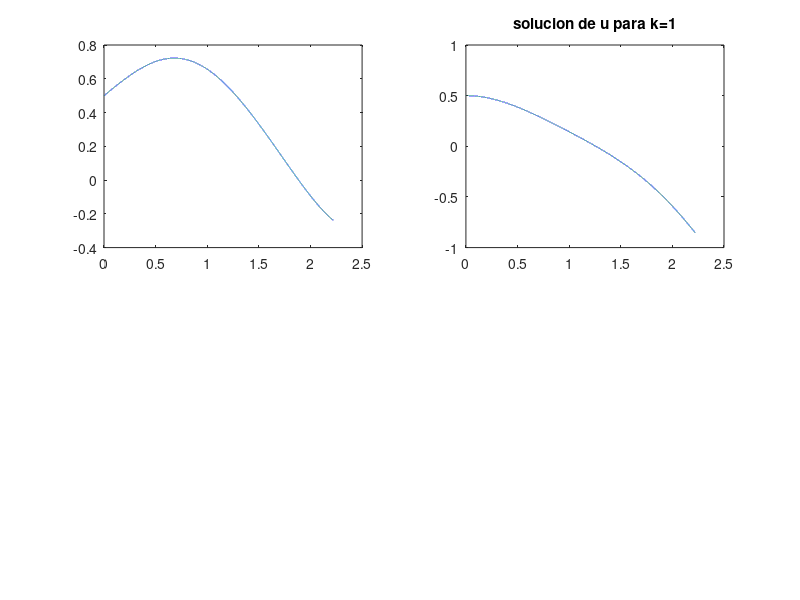
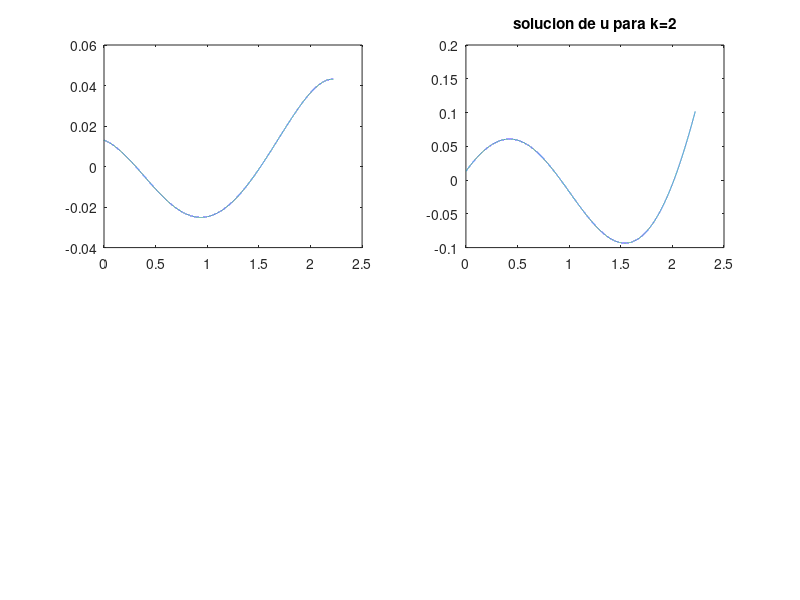
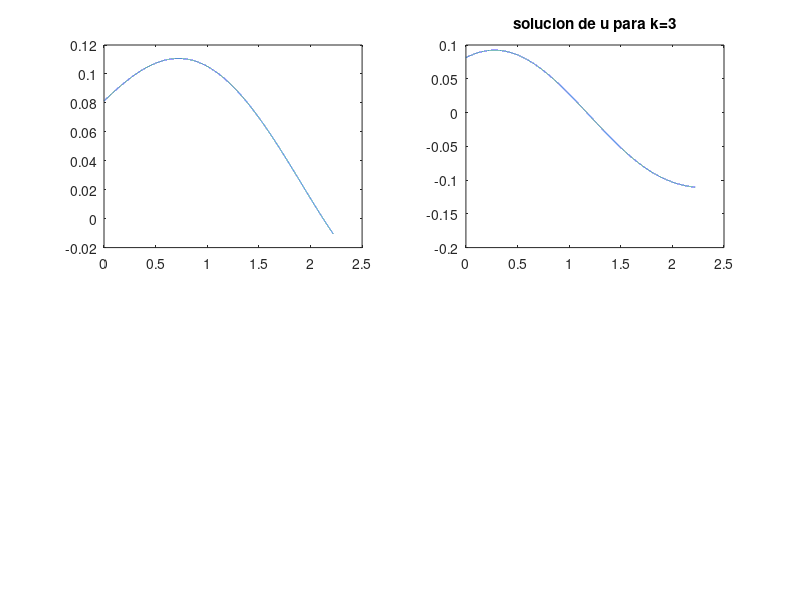
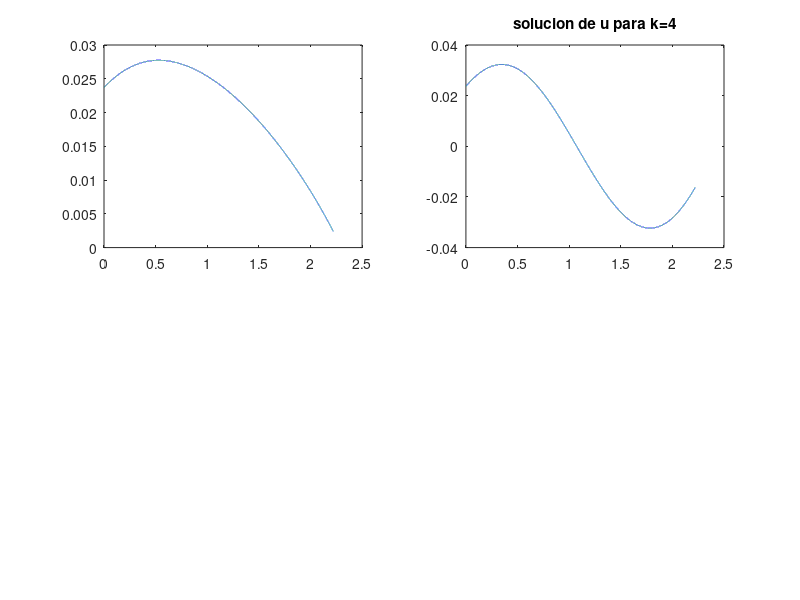

MATLAB code for these plots, in order: (Note: a time limit stopped this script after it produced the figures.)
% RMN-9.003.pdf

close all
clear all

t1 = 0;
t2 = pi/sqrt(2); 
del = 10^(-4);

n = fix(t2/del) + 1

A = [[0,-1, 0, 0];
     [1, 0, 0, 0];
     [0, 0, 0,-1];
     [0, 0, 1, 0]];
 
delta1 = .5
ni1 = 1.5

delta2 = .5
ni2= 1.5

t = del*(1:n);
v = cos(t');
w = ones(n,1);

uy = zeros(n,1);
ux = zeros(n,1);

landa = zeros(4,n);
landa(1,:) = t;

kapa = zeros(4,n);
kapa(2,:) = t;


for k = 1:100
    xx = zeros(4,n);
    x1 = [1;0;0;0];
    xx(:,1) = x1;
    
    for j=1:(n-1)
        y = (1-delta1) * v(j) + delta1 * (landa(:,j))' * (A * x1);
        x = (1-delta2) * w(j) + delta2 * (kapa(:,j))' * (A * x1);
        
        U = [[ 0,-y, -1,-x];
             [ y, 0, -x, 1];
             [ 1, x, 0, -y];
             [ x,-1, y,  0]];
         
         x2 = x1 + del * (U * x1);
         xx(:, j+1) = x2;
         x1 = x2;
    end
    
    tt = del*(1:n);
    
    f1 = figure(1)
    subplot(2,2,1)
    plot(tt, xx(1,:))
    %axis([0, 3,-1,1])
    
    subplot(2,2,2)
    plot(tt, xx(2,:))
    %axis([0,3,-1,1])
    
    subplot(2,2,3)
    plot(tt, xx(3,:))
    %axis([0,3,-1,1])
    
    subplot(2,2,4)
    plot(tt, xx(4,:))
    %axis([0,3,-1,1])
    
    title(['solucion de x para k=1'] )
    
    %nom1 = ['xx', num2str(k),'.jpg'];
    %saveas(f1, nom1)
    
     
    for j=1:n
        uy(j) = (1-delta1) * v(j) + delta1 * (landa(:,j))' * (A * xx(:,j));
        ux(j) = (1-delta2) * w(j) + delta2 * (kapa(:,j))' * (A * xx(:,j));
    end
    
    f2 = figure(2)
    subplot(2,2,1)
    plot(del*(1:n), ux)
    %axis([0,3,-1,1])
    
    subplot(2,2,2)
    plot(del*(1:n), uy)
    %axis([0,3,-1,1])
    
    title(['solucion de u para k=', num2str(k)] )
    nom2 = ['uu', num2str(k), '.jpg'];
    saveas(f2, nom2)
    
    s1 = del * sum(ux(1:(n-1)).^2 + uy(1:(n-1)).^2)
    s2 = del * sum(ux(2:n).^2 + ux(2:n).^2)
    
    fi = fopen('salida.txt', 'w')
    fprintf(fi, '%f, %f, %f, %f', k, s1, s2, (s1+s2)/2)
    fprintf(fi, '\n')
    ['area: ', num2str(s1)]
    
    %==============================================
    
    l2 = [0,0,0,xx(4,n)]'
    landa(:,n) = l2;
    
    for j=n:-1:2
        vv = (1-ni1) * uy(j) + ni1 * l2' * (A * xx(:,j));
        
        V = [[0 ,-vv,-1, 0];
             [vv,  0, 0, 1];
             [1 ,  0, 0,-vv];
             [0 , -1,vv, 0]];
         
        l1 = l2 - del*(V *l2);
        landa(:, j-1) = l1;
        l2 = l1;
    end
    
    k2 = [0,0,0,xx(4,n)]'
    kapa(:,n) = l2;
    
    for j=n:-1:2
        ww = (1-ni2) * ux(j) + ni2 * k2' * (A * xx(:,j));
        
        W = [[ 0, 0, -1,-ww];
             [ 0, 0,-ww,  1];
             [ 1,ww,  0,  0];
             [ww,-1,  0,  0]];
         
         k1 = k2 - del*(W *l2);
         kapa(:, j-1) = l1;
         l2 = l1;
    end
    
    for j=1:n
        v(j) = (1-ni1) * uy(j) + ni1 * (landa(:,j))' * (A * xx(:,j));
        w(j) = (1-ni2) * ux(j) + ni2 * (kapa(:,j))' * (A * xx(:,j));
    end
        
end



fclose(fi)
